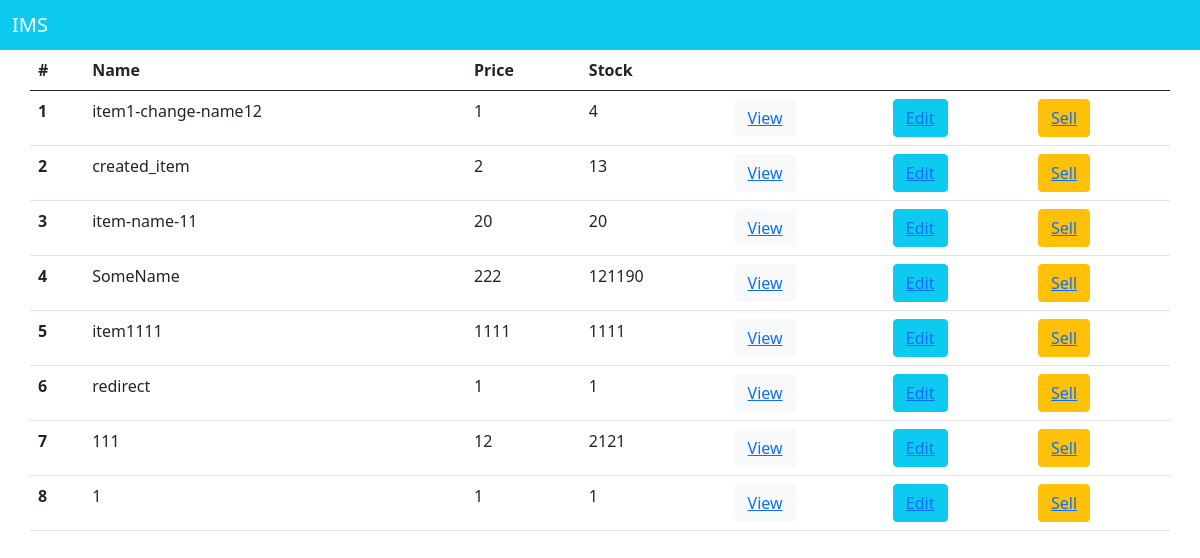
The app's page /items/ with its own data.
### items/models.py (models this page shows)
class Inventory(models.Model):
    name = models.CharField(max_length=100)
    IIN = models.CharField(unique=True, max_length=100)
    cost = models.PositiveIntegerField()
    quantity = models.PositiveIntegerField()
    quantity_sold  = models.PositiveIntegerField(default=0)
    selling_price  = models.PositiveIntegerField()
    profit_earned = models.PositiveIntegerField(default=0)
    revenue = models.PositiveIntegerField(default=0)

### items/views.py (the view)
# urls.py: path('', views.itemsHome , name= "items-home"),
def itemsHome(request):
    items=Inventory.objects.all().values()
    context = {
        'items': items,
    }
    return render(request,'items/home.html' , context )

### items/templates/items/home.html
    {%extends 'base.html'%}
    {%block content%}
    <table class="table container" >
        <thead>
          <tr>
            <th scope="col">#</th>
            <th scope="col">Name</th>
            <th scope="col">Price</th>
            <th scope="col">Stock</th>
            <th scope="col"> </th>
            <th scope="col"></th>
            <th scope="col"></th>
          </tr>
        </thead>
        <tbody>
            {%for item in items%}
            <tr>
            <th scope="row">{{forloop.counter}}</th>
            <td>{{item.name}}</td>
            <td>{{item.cost}}</td>
            <td>{{item.quantity}}</td>
            <td>
                <button class="btn btn-light" type="button">
                    <a href="{% url 'item-details' item.IIN%}"> View </a>
                </button>
            </td>
            <td>
                <button class="btn btn-info" type="button">
                    <a href="{% url 'item-edit' item.IIN%}"> Edit </a>
                </button>
            </td>
            <td>
                <button class="btn btn-warning" type="button">
                    <a href="{% url 'sell-items' item.IIN%}"> Sell </a>
                </button>
            </td>
            </tr>
            {%endfor%}
        </tbody>
      </table>
    {%endblock%}

### IMS/templates/base.html (shortened to what this page needs)
<!doctype html>
<html lang="en">
  <head>
    <link href="https://cdn.jsdelivr.net/npm/bootstrap@5.0.2/dist/css/bootstrap.min.css" rel="stylesheet">
  </head>
  <body>
    <nav class="navbar navbar-dark bg-info">
        <div class="container-fluid">
          <span class="navbar-brand mb-0 h1">IMS</span>
        </div>
      </nav>
    {%block content%}
    {%endblock%}
  </body>
</html>

### records on screen
Inventory: name "item1-change-name12", cost "1", quantity "4"
Inventory: name "created_item", cost "2", quantity "13"
Inventory: name "item-name-11", cost "20", quantity "20"
Inventory: name "SomeName", cost "222", quantity "121190"
Inventory: name "item1111", cost "1111", quantity "1111"
Inventory: name "redirect", cost "1", quantity "1"
Inventory: name "111", cost "12", quantity "2121"
Inventory: name "1", cost "1", quantity "1"
